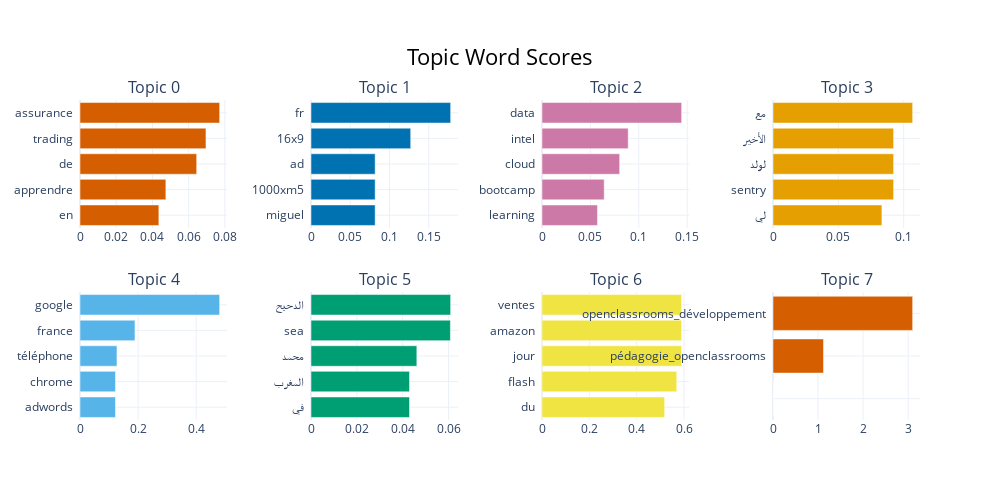

The notebook cell saved with this chart:
### Code cell
# visualize the topics generated by the model in the form of a nice bar chart.
topic_model.visualize_barchart()

### Figure 1 — Plotly figure (JSON) as saved in the notebook; plotly's stock layout.template omitted (floating-point values rounded to 4 significant figures)
{"data": [{"marker": {"color": "#D55E00"}, "orientation": "h", "type": "bar", "x": [0.04357, 0.04744, 0.06446, 0.06958, 0.07714], "xaxis": "x", "y": ["en  ", "apprendre  ", "de  ", "trading  ", "assurance  "], "yaxis": "y"}, {"marker": {"color": "#0072B2"}, "orientation": "h", "type": "bar", "x": [0.08171, 0.08171, 0.08171, 0.127, 0.1778], "xaxis": "x2", "y": ["miguel  ", "1000xm5  ", "ad  ", "16x9  ", "fr  "], "yaxis": "y2"}, {"marker": {"color": "#CC79A7"}, "orientation": "h", "type": "bar", "x": [0.05731, 0.06425, 0.08022, 0.08904, 0.1443], "xaxis": "x3", "y": ["learning  ", "bootcamp  ", "cloud  ", "intel  ", "data  "], "yaxis": "y3"}, {"marker": {"color": "#E69F00"}, "orientation": "h", "type": "bar", "x": [0.08333, 0.09228, 0.09228, 0.09228, 0.1069], "xaxis": "x4", "y": ["لي  ", "sentry  ", "لولد  ", "الأخير  ", "مع  "], "yaxis": "y4"}, {"marker": {"color": "#56B4E9"}, "orientation": "h", "type": "bar", "x": [0.1221, 0.1221, 0.1272, 0.1892, 0.4808], "xaxis": "x5", "y": ["adwords  ", "chrome  ", "téléphone  ", "france  ", "google  "], "yaxis": "y5"}, {"marker": {"color": "#009E73"}, "orientation": "h", "type": "bar", "x": [0.04296, 0.04296, 0.04616, 0.0608, 0.06091], "xaxis": "x6", "y": ["في  ", "المغرب  ", "محمد  ", "sea  ", "الدحيح  "], "yaxis": "y6"}, {"marker": {"color": "#F0E442"}, "orientation": "h", "type": "bar", "x": [0.5181, 0.5693, 0.59, 0.59, 0.59], "xaxis": "x7", "y": ["du  ", "flash  ", "jour  ", "amazon  ", "ventes  "], "yaxis": "y7"}, {"marker": {"color": "#D55E00"}, "orientation": "h", "type": "bar", "x": [1e-05, 1e-05, 1e-05, 1.121, 3.099], "xaxis": "x8", "y": ["  ", "  ", "  ", "pédagogie_openclassrooms  ", "openclassrooms_développement  "], "yaxis": "y8"}], "layout": {"annotations": [{"font": {"size": 16}, "showarrow": false, "text": "Topic 0", "x": 0.0875, "xanchor": "center", "xref": "paper", "y": 1, "yanchor": "bottom", "yref": "paper"}, {"font": {"size": 16}, "showarrow": false, "text": "Topic 1", "x": 0.3625, "xanchor": "center", "xref": "paper", "y": 1, "yanchor": "bottom", "yref": "paper"}, {"font": {"size": 16}, "showarrow": false, "text": "Topic 2", "x": 0.6375, "xanchor": "center", "xref": "paper", "y": 1, "yanchor": "bottom", "yref": "paper"}, {"font": {"size": 16}, "showarrow": false, "text": "Topic 3", "x": 0.9125, "xanchor": "center", "xref": "paper", "y": 1, "yanchor": "bottom", "yref": "paper"}, {"font": {"size": 16}, "showarrow": false, "text": "Topic 4", "x": 0.0875, "xanchor": "center", "xref": "paper", "y": 0.4, "yanchor": "bottom", "yref": "paper"}, {"font": {"size": 16}, "showarrow": false, "text": "Topic 5", "x": 0.3625, "xanchor": "center", "xref": "paper", "y": 0.4, "yanchor": "bottom", "yref": "paper"}, {"font": {"size": 16}, "showarrow": false, "text": "Topic 6", "x": 0.6375, "xanchor": "center", "xref": "paper", "y": 0.4, "yanchor": "bottom", "yref": "paper"}, {"font": {"size": 16}, "showarrow": false, "text": "Topic 7", "x": 0.9125, "xanchor": "center", "xref": "paper", "y": 0.4, "yanchor": "bottom", "yref": "paper"}], "height": 500, "hoverlabel": {"bgcolor": "white", "font": {"family": "Rockwell", "size": 16}}, "showlegend": false, "title": {"font": {"color": "Black", "size": 22}, "text": "Topic Word Scores", "x": 0.5, "xanchor": "center", "yanchor": "top"}, "width": 1000, "xaxis": {"anchor": "y", "domain": [0, 0.175], "showgrid": true}, "xaxis2": {"anchor": "y2", "domain": [0.275, 0.45], "showgrid": true}, "xaxis3": {"anchor": "y3", "domain": [0.55, 0.725], "showgrid": true}, "xaxis4": {"anchor": "y4", "domain": [0.825, 1], "showgrid": true}, "xaxis5": {"anchor": "y5", "domain": [0, 0.175], "showgrid": true}, "xaxis6": {"anchor": "y6", "domain": [0.275, 0.45], "showgrid": true}, "xaxis7": {"anchor": "y7", "domain": [0.55, 0.725], "showgrid": true}, "xaxis8": {"anchor": "y8", "domain": [0.825, 1], "showgrid": true}, "yaxis": {"anchor": "x", "domain": [0.6, 1], "showgrid": true}, "yaxis2": {"anchor": "x2", "domain": [0.6, 1], "showgrid": true}, "yaxis3": {"anchor": "x3", "domain": [0.6, 1], "showgrid": true}, "yaxis4": {"anchor": "x4", "domain": [0.6, 1], "showgrid": true}, "yaxis5": {"anchor": "x5", "domain": [0, 0.4], "showgrid": true}, "yaxis6": {"anchor": "x6", "domain": [0, 0.4], "showgrid": true}, "yaxis7": {"anchor": "x7", "domain": [0, 0.4], "showgrid": true}, "yaxis8": {"anchor": "x8", "domain": [0, 0.4], "showgrid": true}}}
